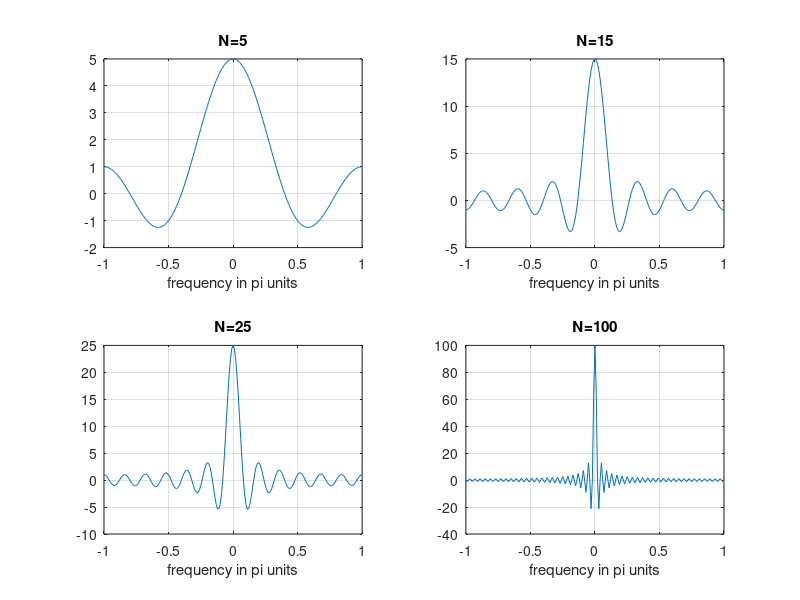

Here is the MATLAB script that generated this plot:
w = [-100:100]*pi/100; % frequency between -pi and +pi

N = 5;

X1 = sin((w+eps)*N/2)./sin((w+eps)/2);

N = 15;

X2 = sin((w+eps)*N/2)./sin((w+eps)/2);

N = 25;

X3 = sin((w+eps)*N/2)./sin((w+eps)/2);

N = 100;

X4 = sin((w+eps)*N/2)./sin((w+eps)/2);

subplot(1,1,1);

subplot(2,2,1);plot(w/pi,X1);grid

xlabel('frequency in pi units');title('N=5')

subplot(2,2,2);plot(w/pi,X2);grid

xlabel('frequency in pi units');title('N=15')

subplot(2,2,3);plot(w/pi,X3);grid

xlabel('frequency in pi units');title('N=25')

subplot(2,2,4);plot(w/pi,X4);grid

xlabel('frequency in pi units');title('N=100')

